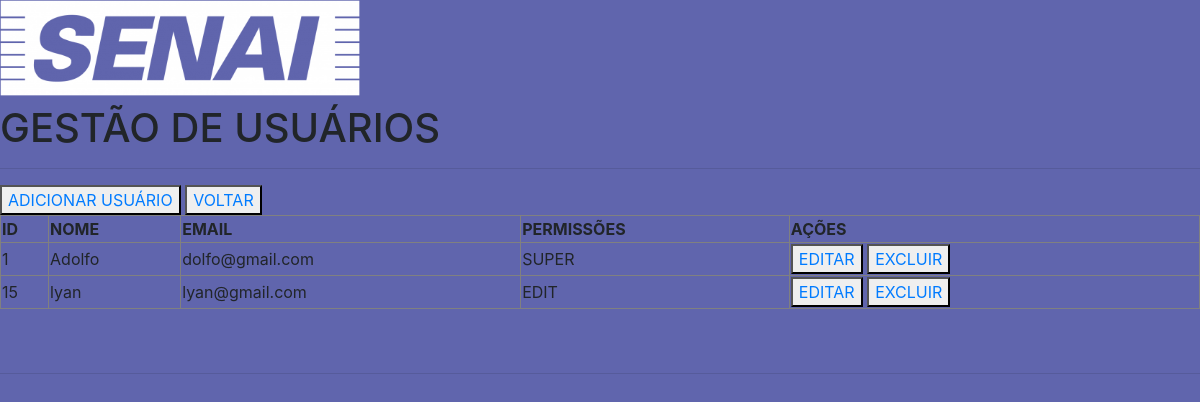
The app's page /gestao_usuarios.php with its own data.
### tables this page shows
CREATE TABLE `usuarios` (
  `id` int(11) NOT NULL,
  `nome` varchar(100) NOT NULL,
  `email` varchar(150) NOT NULL,
  `senha` varchar(150) NOT NULL,
  `permissoes` text NOT NULL
);

### classes/usuario.class.php (called while the page is built, shortened)
<?php
require_once 'conexao.class.php';
class Usuarios {
     private $con;
     public function __construct(){
        $this ->con = new Conexao();
     }
  public function listar(){
    try{
        $sql = $this->con->conectar()->prepare("SELECT id, nome, email, senha, permissoes FROM usuarios");
        $sql->execute();
        return $sql->fetchAll();
    }catch(PDOException $ex){
        return 'ERRO: '.$ex->getMessage();
    }
}
}

### classes/conexao.class.php (called while the page is built)
<?php
    class Conexao {
        private $usuario;
        private $senha;
        private $banco;
        private $servidor;
        private static $pdo;
        public function __construct(){
            $this->servidor = "localhost";
            $this->banco = "agenda_senai";
            $this->usuario = "root";
            $this->senha = "";
        }
        public function conectar(){
            try{
                if(is_null(self::$pdo)){
                    self::$pdo = new PDO("mysql:host=".$this->servidor.";dbname=".$this->banco, $this->usuario, $this->senha);
                }
                return self::$pdo;
            }catch(PDOException $ex){
                echo "ERRO: ".$ex->getMessage();
            }
        }
    }
?>

### gestao_usuarios.php (the view)
<?php require 'inc/header.inc.php';
include 'classes/usuario.class.php';
$usuario = new Usuarios();
?>
<h1>GESTÃO DE USUÁRIOS</h1>
        <hr>
         <button><a href="adicionar_usuario.php">ADICIONAR USUÁRIO</a></button>
        <button><a href="sair_usuario.php">VOLTAR</a></button>
         <table border="1" width="100%">
        <tr>
                <th>ID</th>
                <th>NOME</th>
                <th>EMAIL</th>
                <th>PERMISSÕES</th>
                <th>AÇÕES</th>
        </tr>
        <?php
                $lista = $usuario->listar();
                foreach($lista as $item):
        ?>
        <tr>
                <td><?php echo $item['id']; ?></td>
                <td><?php echo $item['nome']; ?></td>
                <td><?php echo $item['email']; ?></td>
                <td><?php echo $item['permissoes']; ?></td>
                <td>
                        <button><a href="editar_usuarios.php?id=<?php echo $item['id']; ?>">EDITAR</a></button>
                        <button><a href="excluir_usuarios.php?id=<?php echo $item['id']; ?>" onclick="return confirm('Você tem certeza que deseja excluir este usuario?')">EXCLUIR</a></button>
                </td>
        </tr>
        <?php
                endforeach;
        ?>
        </table>
            <br><br><hr>

### css/estilo.css (style rules this page uses)
body { margin: 0 auto; width: 100%; max-width: 1920px; background-color: #6065ad; }

### records on screen
usuarios: id "1", nome "Adolfo", email "dolfo@gmail.com", permissoes "SUPER"
usuarios: id "15", nome "lyan", email "lyan@gmail.com", permissoes "EDIT"
